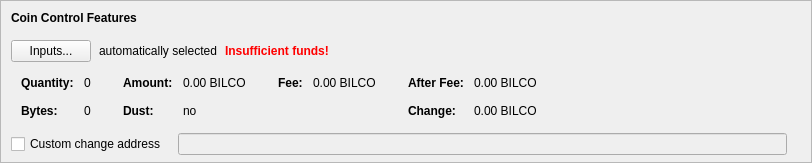
    <widget class="QFrame" name="frameCoinControl">
     <property name="sizePolicy">
      <sizepolicy hsizetype="Expanding" vsizetype="Expanding">
       <horstretch>0</horstretch>
       <verstretch>0</verstretch>
      </sizepolicy>
     </property>
     <property name="maximumSize">
      <size>
       <width>16777215</width>
       <height>16777215</height>
      </size>
     </property>
     <property name="frameShape">
      <enum>QFrame::StyledPanel</enum>
     </property>
     <property name="frameShadow">
      <enum>QFrame::Sunken</enum>
     </property>
     <layout class="QVBoxLayout" name="verticalLayoutCoinControl2">
      <property name="spacing">
       <number>0</number>
      </property>
      <property name="leftMargin">
       <number>0</number>
      </property>
      <property name="topMargin">
       <number>0</number>
      </property>
      <property name="rightMargin">
       <number>0</number>
      </property>
      <property name="bottomMargin">
       <number>6</number>
      </property>
      <item>
       <layout class="QVBoxLayout" name="verticalLayoutCoinControl" stretch="0,0,0,0,1">
        <property name="spacing">
         <number>0</number>
        </property>
        <property name="leftMargin">
         <number>10</number>
        </property>
        <property name="topMargin">
         <number>10</number>
        </property>
        <item>
         <layout class="QHBoxLayout" name="horizontalLayoutCoinControl1">
          <property name="bottomMargin">
           <number>15</number>
          </property>
          <item>
           <widget class="QLabel" name="labelCoinControlFeatures">
            <property name="sizePolicy">
             <sizepolicy hsizetype="Preferred" vsizetype="Maximum">
              <horstretch>0</horstretch>
              <verstretch>0</verstretch>
             </sizepolicy>
            </property>
            <property name="font">
             <font>
              <weight>75</weight>
              <bold>true</bold>
             </font>
            </property>
            <property name="styleSheet">
             <string notr="true">font-weight:bold;</string>
            </property>
            <property name="text">
             <string>Coin Control Features</string>
            </property>
           </widget>
          </item>
         </layout>
        </item>
        <item>
         <layout class="QHBoxLayout" name="horizontalLayoutCoinControl2" stretch="0,0,0,0">
          <property name="spacing">
           <number>8</number>
          </property>
          <property name="bottomMargin">
           <number>10</number>
          </property>
          <item>
           <widget class="QPushButton" name="pushButtonCoinControl">
            <property name="styleSheet">
             <string notr="true"/>
            </property>
            <property name="text">
             <string>Inputs...</string>
            </property>
            <property name="autoDefault">
             <bool>false</bool>
            </property>
           </widget>
          </item>
          <item>
           <widget class="QLabel" name="labelCoinControlAutomaticallySelected">
            <property name="text">
             <string>automatically selected</string>
            </property>
            <property name="margin">
             <number>5</number>
            </property>
           </widget>
          </item>
          <item>
           <widget class="QLabel" name="labelCoinControlInsuffFunds">
            <property name="font">
             <font>
              <weight>75</weight>
              <bold>true</bold>
             </font>
            </property>
            <property name="styleSheet">
             <string notr="true">color:red;font-weight:bold;</string>
            </property>
            <property name="text">
             <string>Insufficient funds!</string>
            </property>
            <property name="margin">
             <number>5</number>
            </property>
           </widget>
          </item>
          <item>
           <spacer name="horizontalSpacerCoinControl">
            <property name="orientation">
             <enum>Qt::Horizontal</enum>
            </property>
            <property name="sizeHint" stdset="0">
             <size>
              <width>40</width>
              <height>1</height>
             </size>
            </property>
           </spacer>
          </item>
         </layout>
        </item>
        <item>
         <widget class="QWidget" name="widgetCoinControl" native="true">
          <property name="sizePolicy">
           <sizepolicy hsizetype="Preferred" vsizetype="Preferred">
            <horstretch>0</horstretch>
            <verstretch>0</verstretch>
           </sizepolicy>
          </property>
          <property name="minimumSize">
           <size>
            <width>0</width>
            <height>0</height>
           </size>
          </property>
          <property name="styleSheet">
           <string notr="true"/>
          </property>
          <layout class="QHBoxLayout" name="horizontalLayoutCoinControl5">
           <property name="leftMargin">
            <number>0</number>
           </property>
           <property name="topMargin">
            <number>0</number>
           </property>
           <property name="rightMargin">
            <number>0</number>
           </property>
           <property name="bottomMargin">
            <number>0</number>
           </property>
           <item>
            <layout class="QHBoxLayout" name="horizontalLayoutCoinControl3" stretch="0,0,0,1">
             <property name="spacing">
              <number>20</number>
             </property>
             <property name="topMargin">
              <number>0</number>
             </property>
             <property name="bottomMargin">
              <number>10</number>
             </property>
             <item>
              <layout class="QFormLayout" name="formLayoutCoinControl1">
               <property name="horizontalSpacing">
                <number>10</number>
               </property>
               <property name="verticalSpacing">
                <number>14</number>
               </property>
               <property name="leftMargin">
                <number>10</number>
               </property>
               <property name="topMargin">
                <number>4</number>
               </property>
               <property name="rightMargin">
                <number>6</number>
               </property>
               <item row="0" column="0">
                <widget class="QLabel" name="labelCoinControlQuantityText">
                 <property name="font">
                  <font>
                   <weight>75</weight>
                   <bold>true</bold>
                  </font>
                 </property>
                 <property name="text">
                  <string>Quantity:</string>
                 </property>
                 <property name="margin">
                  <number>0</number>
                 </property>
                </widget>
               </item>
               <item row="0" column="1">
                <widget class="QLabel" name="labelCoinControlQuantity">
                 <property name="cursor">
                  <cursorShape>IBeamCursor</cursorShape>
                 </property>
                 <property name="contextMenuPolicy">
                  <enum>Qt::ActionsContextMenu</enum>
                 </property>
                 <property name="text">
                  <string notr="true">0</string>
                 </property>
                 <property name="margin">
                  <number>0</number>
                 </property>
                 <property name="textInteractionFlags">
                  <set>Qt::LinksAccessibleByMouse|Qt::TextSelectableByKeyboard|Qt::TextSelectableByMouse</set>
                 </property>
                </widget>
               </item>
               <item row="1" column="0">
                <widget class="QLabel" name="labelCoinControlBytesText">
                 <property name="font">
                  <font>
                   <weight>75</weight>
                   <bold>true</bold>
                  </font>
                 </property>
                 <property name="text">
                  <string>Bytes:</string>
                 </property>
                </widget>
               </item>
               <item row="1" column="1">
                <widget class="QLabel" name="labelCoinControlBytes">
                 <property name="cursor">
                  <cursorShape>IBeamCursor</cursorShape>
                 </property>
                 <property name="contextMenuPolicy">
                  <enum>Qt::ActionsContextMenu</enum>
                 </property>
                 <property name="text">
                  <string notr="true">0</string>
                 </property>
                 <property name="textInteractionFlags">
                  <set>Qt::LinksAccessibleByMouse|Qt::TextSelectableByKeyboard|Qt::TextSelectableByMouse</set>
                 </property>
                </widget>
               </item>
              </layout>
             </item>
             <item>
              <layout class="QFormLayout" name="formLayoutCoinControl2">
               <property name="horizontalSpacing">
                <number>10</number>
               </property>
               <property name="verticalSpacing">
                <number>14</number>
               </property>
               <property name="leftMargin">
                <number>6</number>
               </property>
               <property name="topMargin">
                <number>4</number>
               </property>
               <property name="rightMargin">
                <number>6</number>
               </property>
               <item row="0" column="0">
                <widget class="QLabel" name="labelCoinControlAmountText">
                 <property name="font">
                  <font>
                   <weight>75</weight>
                   <bold>true</bold>
                  </font>
                 </property>
                 <property name="text">
                  <string>Amount:</string>
                 </property>
                 <property name="margin">
                  <number>0</number>
                 </property>
                </widget>
               </item>
               <item row="0" column="1">
                <widget class="QLabel" name="labelCoinControlAmount">
                 <property name="cursor">
                  <cursorShape>IBeamCursor</cursorShape>
                 </property>
                 <property name="contextMenuPolicy">
                  <enum>Qt::ActionsContextMenu</enum>
                 </property>
                 <property name="text">
                  <string notr="true">0.00 BILCO</string>
                 </property>
                 <property name="textInteractionFlags">
                  <set>Qt::LinksAccessibleByMouse|Qt::TextSelectableByKeyboard|Qt::TextSelectableByMouse</set>
                 </property>
                </widget>
               </item>
               <item row="1" column="0">
                <widget class="QLabel" name="labelCoinControlLowOutputText">
                 <property name="font">
                  <font>
                   <weight>75</weight>
                   <bold>true</bold>
                  </font>
                 </property>
                 <property name="text">
                  <string>Dust:</string>
                 </property>
                </widget>
               </item>
               <item row="1" column="1">
                <widget class="QLabel" name="labelCoinControlLowOutput">
                 <property name="cursor">
                  <cursorShape>IBeamCursor</cursorShape>
                 </property>
                 <property name="contextMenuPolicy">
                  <enum>Qt::ActionsContextMenu</enum>
                 </property>
                 <property name="text">
                  <string notr="true">no</string>
                 </property>
                 <property name="textInteractionFlags">
                  <set>Qt::LinksAccessibleByMouse|Qt::TextSelectableByKeyboard|Qt::TextSelectableByMouse</set>
                 </property>
                </widget>
               </item>
              </layout>
             </item>
             <item>
              <layout class="QFormLayout" name="formLayoutCoinControl3">
               <property name="horizontalSpacing">
                <number>10</number>
               </property>
               <property name="verticalSpacing">
                <number>14</number>
               </property>
               <property name="leftMargin">
                <number>6</number>
               </property>
               <property name="topMargin">
                <number>4</number>
               </property>
               <property name="rightMargin">
                <number>6</number>
               </property>
               <item row="0" column="0">
                <widget class="QLabel" name="labelCoinControlFeeText">
                 <property name="font">
                  <font>
                   <weight>75</weight>
                   <bold>true</bold>
                  </font>
                 </property>
                 <property name="text">
                  <string>Fee:</string>
                 </property>
                 <property name="margin">
                  <number>0</number>
                 </property>
                </widget>
               </item>
               <item row="0" column="1">
                <widget class="QLabel" name="labelCoinControlFee">
                 <property name="cursor">
                  <cursorShape>IBeamCursor</cursorShape>
                 </property>
                 <property name="contextMenuPolicy">
                  <enum>Qt::ActionsContextMenu</enum>
                 </property>
                 <property name="text">
                  <string notr="true">0.00 BILCO</string>
                 </property>
                 <property name="textInteractionFlags">
                  <set>Qt::LinksAccessibleByMouse|Qt::TextSelectableByKeyboard|Qt::TextSelectableByMouse</set>
                 </property>
                </widget>
               </item>
              </layout>
             </item>
             <item>
              <layout class="QFormLayout" name="formLayoutCoinControl4">
               <property name="horizontalSpacing">
                <number>10</number>
               </property>
               <property name="verticalSpacing">
                <number>14</number>
               </property>
               <property name="leftMargin">
                <number>6</number>
               </property>
               <property name="topMargin">
                <number>4</number>
               </property>
               <property name="rightMargin">
                <number>6</number>
               </property>
               <item row="0" column="0">
                <widget class="QLabel" name="labelCoinControlAfterFeeText">
                 <property name="font">
                  <font>
                   <weight>75</weight>
                   <bold>true</bold>
                  </font>
                 </property>
                 <property name="text">
                  <string>After Fee:</string>
                 </property>
                 <property name="margin">
                  <number>0</number>
                 </property>
                </widget>
               </item>
               <item row="0" column="1">
                <widget class="QLabel" name="labelCoinControlAfterFee">
                 <property name="cursor">
                  <cursorShape>IBeamCursor</cursorShape>
                 </property>
                 <property name="contextMenuPolicy">
                  <enum>Qt::ActionsContextMenu</enum>
                 </property>
                 <property name="text">
                  <string notr="true">0.00 BILCO</string>
                 </property>
                 <property name="textInteractionFlags">
                  <set>Qt::LinksAccessibleByMouse|Qt::TextSelectableByKeyboard|Qt::TextSelectableByMouse</set>
                 </property>
                </widget>
               </item>
               <item row="1" column="0">
                <widget class="QLabel" name="labelCoinControlChangeText">
                 <property name="font">
                  <font>
                   <weight>75</weight>
                   <bold>true</bold>
                  </font>
                 </property>
                 <property name="text">
                  <string>Change:</string>
                 </property>
                </widget>
               </item>
               <item row="1" column="1">
                <widget class="QLabel" name="labelCoinControlChange">
                 <property name="cursor">
                  <cursorShape>IBeamCursor</cursorShape>
                 </property>
                 <property name="contextMenuPolicy">
                  <enum>Qt::ActionsContextMenu</enum>
                 </property>
                 <property name="text">
                  <string notr="true">0.00 BILCO</string>
                 </property>
                 <property name="textInteractionFlags">
                  <set>Qt::LinksAccessibleByMouse|Qt::TextSelectableByKeyboard|Qt::TextSelectableByMouse</set>
                 </property>
                </widget>
               </item>
              </layout>
             </item>
            </layout>
           </item>
          </layout>
         </widget>
        </item>
        <item>
         <layout class="QHBoxLayout" name="horizontalLayoutCoinControl4" stretch="0,0,0">
          <property name="spacing">
           <number>12</number>
          </property>
          <property name="sizeConstraint">
           <enum>QLayout::SetDefaultConstraint</enum>
          </property>
          <property name="topMargin">
           <number>5</number>
          </property>
          <property name="rightMargin">
           <number>5</number>
          </property>
          <item>
           <widget class="QCheckBox" name="checkBoxCoinControlChange">
            <property name="toolTip">
             <string>If this is activated, but the change address is empty or invalid, change will be sent to a newly generated address.</string>
            </property>
            <property name="text">
             <string>Custom change address</string>
            </property>
           </widget>
          </item>
          <item>
           <widget class="QValidatedLineEdit" name="lineEditCoinControlChange">
            <property name="enabled">
             <bool>false</bool>
            </property>
            <property name="sizePolicy">
             <sizepolicy hsizetype="Expanding" vsizetype="Fixed">
              <horstretch>0</horstretch>
              <verstretch>0</verstretch>
             </sizepolicy>
            </property>
           </widget>
          </item>
          <item>
           <widget class="QLabel" name="labelCoinControlChangeLabel">
            <property name="sizePolicy">
             <sizepolicy hsizetype="Preferred" vsizetype="Expanding">
              <horstretch>0</horstretch>
              <verstretch>0</verstretch>
             </sizepolicy>
            </property>
            <property name="minimumSize">
             <size>
              <width>0</width>
              <height>0</height>
             </size>
            </property>
            <property name="text">
             <string/>
            </property>
            <property name="margin">
             <number>3</number>
            </property>
           </widget>
          </item>
         </layout>
        </item>
        <item>
         <spacer name="verticalSpacerCoinControl">
          <property name="orientation">
           <enum>Qt::Vertical</enum>
          </property>
          <property name="sizeHint" stdset="0">
           <size>
            <width>800</width>
            <height>1</height>
           </size>
          </property>
         </spacer>
        </item>
       </layout>
      </item>
     </layout>
    </widget>
